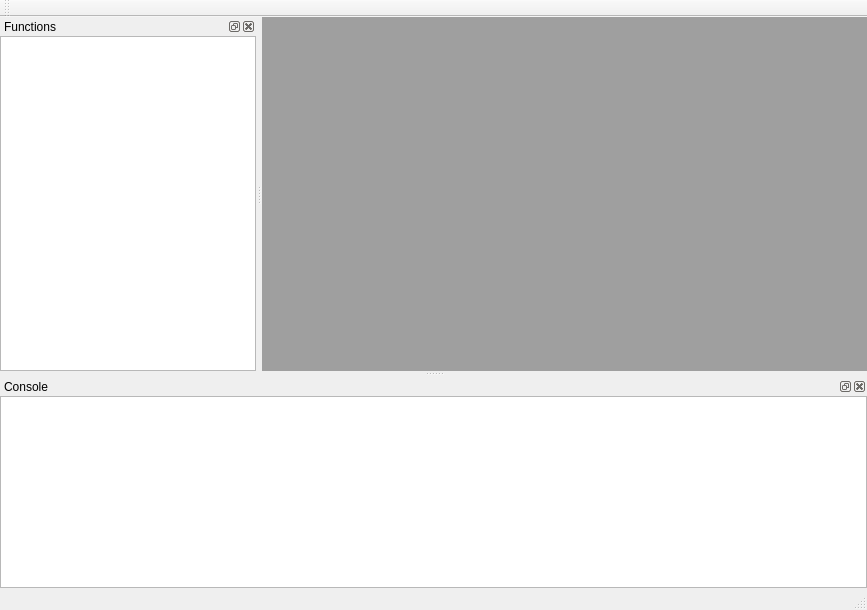
<?xml version="1.0" encoding="UTF-8"?>
<ui version="4.0">
 <class>MainWindow</class>
 <widget class="QMainWindow" name="MainWindow">
  <property name="geometry">
   <rect>
    <x>0</x>
    <y>0</y>
    <width>867</width>
    <height>610</height>
   </rect>
  </property>
  <property name="windowTitle">
   <string>MainWindow</string>
  </property>
  <widget class="QWidget" name="centralWidget">
   <layout class="QGridLayout" name="gridLayout_2">
    <property name="leftMargin">
     <number>0</number>
    </property>
    <property name="topMargin">
     <number>0</number>
    </property>
    <property name="rightMargin">
     <number>0</number>
    </property>
    <property name="bottomMargin">
     <number>0</number>
    </property>
    <property name="spacing">
     <number>0</number>
    </property>
    <item row="0" column="0">
     <widget class="QMdiArea" name="mdiArea_"/>
    </item>
   </layout>
  </widget>
  <widget class="QMenuBar" name="menuBar_">
   <property name="geometry">
    <rect>
     <x>0</x>
     <y>0</y>
     <width>867</width>
     <height>23</height>
    </rect>
   </property>
  </widget>
  <widget class="QToolBar" name="mainToolBar_">
   <attribute name="toolBarArea">
    <enum>TopToolBarArea</enum>
   </attribute>
   <attribute name="toolBarBreak">
    <bool>false</bool>
   </attribute>
  </widget>
  <widget class="QStatusBar" name="statusBar_"/>
  <widget class="QDockWidget" name="functionDockWidget">
   <property name="minimumSize">
    <size>
     <width>200</width>
     <height>110</height>
    </size>
   </property>
   <property name="maximumSize">
    <size>
     <width>524287</width>
     <height>524287</height>
    </size>
   </property>
   <property name="windowTitle">
    <string>Functions</string>
   </property>
   <attribute name="dockWidgetArea">
    <number>1</number>
   </attribute>
   <widget class="QWidget" name="dockWidgetContents">
    <layout class="QGridLayout" name="gridLayout_3">
     <property name="leftMargin">
      <number>0</number>
     </property>
     <property name="topMargin">
      <number>0</number>
     </property>
     <property name="rightMargin">
      <number>0</number>
     </property>
     <property name="bottomMargin">
      <number>0</number>
     </property>
     <property name="spacing">
      <number>6</number>
     </property>
     <item row="0" column="0">
      <widget class="QTreeView" name="functionTreeWidget_"/>
     </item>
    </layout>
   </widget>
  </widget>
  <widget class="QDockWidget" name="consoleDockWidget">
   <property name="minimumSize">
    <size>
     <width>91</width>
     <height>93</height>
    </size>
   </property>
   <property name="maximumSize">
    <size>
     <width>524287</width>
     <height>524287</height>
    </size>
   </property>
   <property name="mouseTracking">
    <bool>false</bool>
   </property>
   <property name="windowTitle">
    <string>Console</string>
   </property>
   <attribute name="dockWidgetArea">
    <number>8</number>
   </attribute>
   <widget class="QWidget" name="dockWidgetContents_2">
    <layout class="QGridLayout" name="gridLayout_4">
     <property name="leftMargin">
      <number>0</number>
     </property>
     <property name="topMargin">
      <number>0</number>
     </property>
     <property name="rightMargin">
      <number>0</number>
     </property>
     <property name="bottomMargin">
      <number>0</number>
     </property>
     <item row="0" column="0">
      <widget class="QTextBrowser" name="console_"/>
     </item>
    </layout>
   </widget>
  </widget>
 </widget>
 <layoutdefault spacing="6" margin="11"/>
 <resources/>
 <connections/>
</ui>
